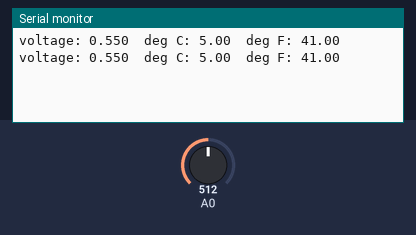
Recording of a sketch running on a simulated Arduino Uno, built with avr-gcc and run on an emulated ATmega328P. Parts: the last lines printed to the serial monitor. Inputs (shaded band) come from the test bench; at power-on: A0 = 512.

Above: at 1.8 s.
1.9 s: A0 set to 716
At 2.8 s:
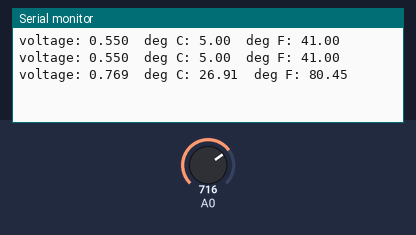
3.4 s: A0 set to 900
At 4.8 s:
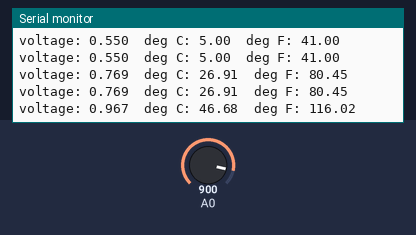
Timing chart, 0 to 6.4 s (numbered marks = the images above; inputs shaded):
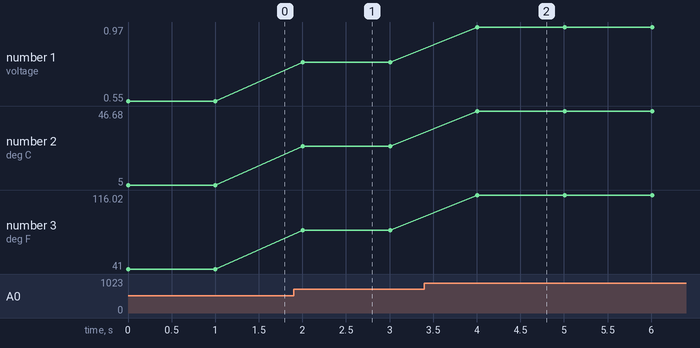

Measured:
- after the input at 1.9 s, the serial monitor: prints a new line after 0.10 s (image 1)
- after the input at 3.4 s, the serial monitor: prints a new line after 0.61 s (image 2)
- plotted number 1: 0.55 → 0.77 after the input at 1.9 s, 0.77 → 0.97 after the input at 3.4 s
- plotted number 2: 5 → 26.91 after the input at 1.9 s, 26.91 → 46.68 after the input at 3.4 s
- plotted number 3: 41 → 80.45 after the input at 1.9 s, 80.45 → 116.02 after the input at 3.4 s

The sketch:

temp_sensor.ino
```cpp
/*
  TMP36 sensor - voltage output proportional to ambient temp
  More information on the sensor is available in the datasheet:
  http://dlnmh9ip6v2uc.cloudfront.net/datasheets/Sensors/Temp/TMP35_36_37.pdf

*/

const int temperaturePin = 0;
const double voltageMax = 1.1;
const int numBits = 10; // 10 bit adc

void setup()
{
  Serial.begin(9600);
  // analogReference(EXTERNAL);
  // INTERNAL ref = 1.1V
  // EXTERNAL = apply to AREF
  // DEFAULT = 5V
  analogReference(INTERNAL);

}

void loop()
{

  float voltage, degreesC, degreesF;

  // ADC value converted to 0 to 5V scale
  voltage = getVoltage(temperaturePin);

  // Formula from temperature sensor datasheet:
  degreesC = (voltage - 0.5) * 100.00;
  degreesF = degreesC * (9.0/5.0) + 32.0;

  printToSerial(voltage, degreesC, degreesF);

  delay(1000); // repeat once per second (change as you wish!)
}

float getVoltage(int pin)
{
  return (analogRead(pin) * 1/(pow(2,numBits))*voltageMax);
}
void printToSerial(float voltage, float degreesC, float degreesF) {
  Serial.print("voltage: ");
  Serial.print(voltage, 3);
  Serial.print("  deg C: ");
  Serial.print(degreesC);
  Serial.print("  deg F: ");
  Serial.println(degreesF);
}
```
